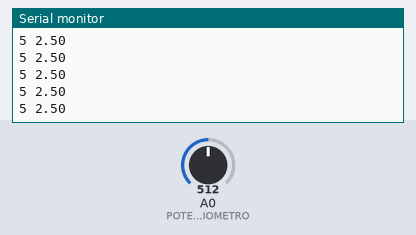
This sketch was run on a simulated Arduino Uno, built with avr-gcc and run on an emulated ATmega328P. Shown: the last lines printed to the serial monitor. Inputs (shaded band) come from the test bench; at power-on: A0 (POTENCIOMETRO) = 512.

Above: at 1.2 s.
1.3 s: A0 (POTENCIOMETRO) set to 716
At 1.31 s:
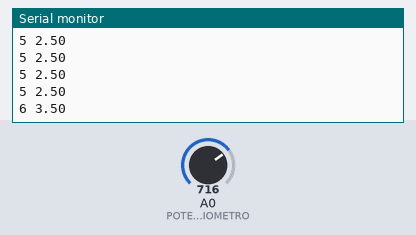
2.8 s: A0 (POTENCIOMETRO) set to 900
At 2.82 s:
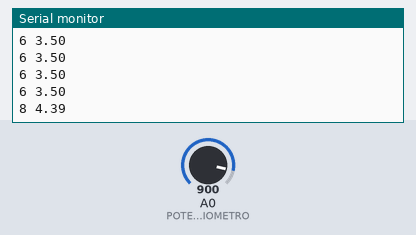
Timing chart, 0 to 5.8 s (numbered marks = the images above; inputs shaded):
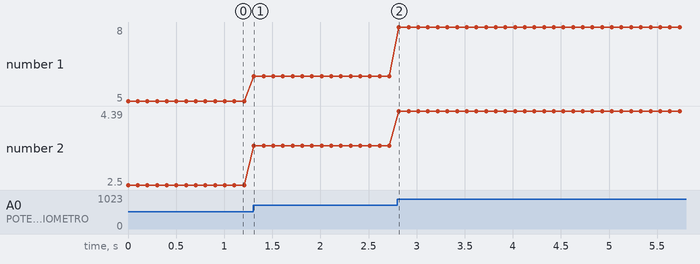

Measured:
- after the input at 1.3 s, the serial monitor: prints a new line at once (image 1)
- after the input at 2.8 s, the serial monitor: prints a new line at once (image 2)
- plotted number 1: 5 → 6 after the input at 1.3 s, 6 → 8 after the input at 2.8 s
- plotted number 2: 2.5 → 3.5 after the input at 1.3 s, 3.5 → 4.39 after the input at 2.8 s

The sketch:

graficos-potenciometro-2.ino
```cpp
/**
 * Exemplo de uso de graficos.
 * Envia na porta Serial o valor de tensão na saida do potenciometro.
 */

const int POTENCIOMETRO = A0; // pino do potenciometro

int leitura = 0; // armazena leitura do ADC
float tensao = 0.0; // armazena a tensao

void setup() {
  Serial.begin(9600); // inicia a porta Serial a 9600 bps
  pinMode(POTENCIOMETRO, INPUT); // pino A0 (potenciometro) como entrada
}

void loop() {
  leitura = analogRead(POTENCIOMETRO); // le o valor de tensao do potenciometro
  tensao = leitura * 5.0 / 1024.0; // converte o valor em tensao eletrica (V)
  Serial.print(leitura*10/1024); // imprime valor da leitura na Serial (convertido de 0 a 10)
  Serial.print(" "); // separador de valores
  Serial.print(tensao); // imprime valor da tensao na Serial
  Serial.println(); // final de linha
  delay(100); // aguarda .1 segundo para proxima leitura
}
```
